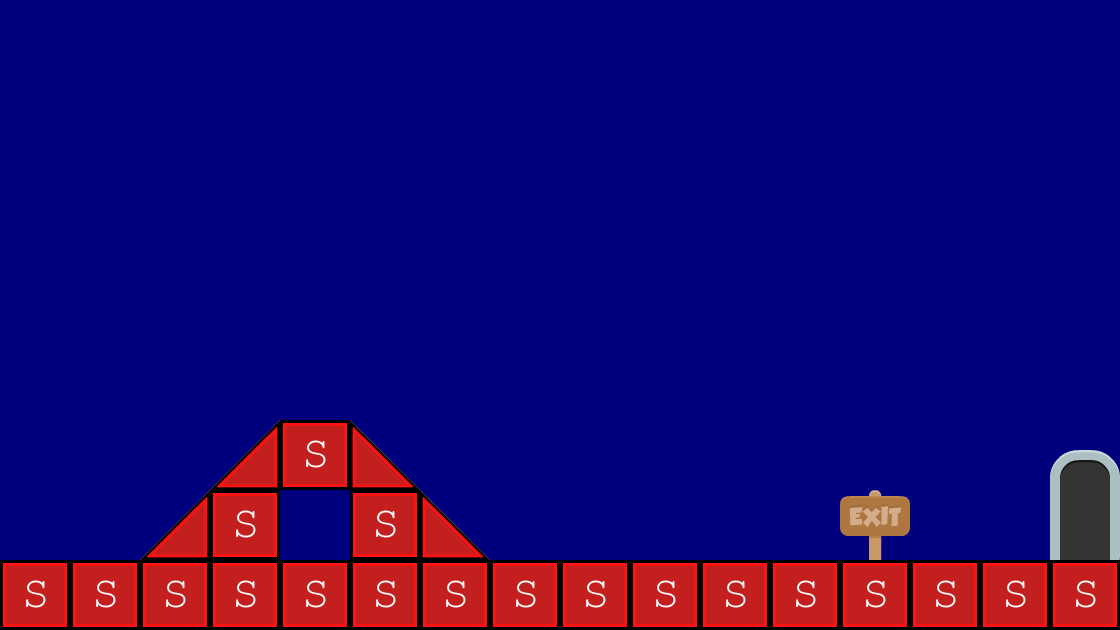

A 2D game scene composited from a Tiled map and its tileset images. What follows is a short description and the map's XML, with each tile layer's data collapsed to a summary:
An orthogonal 16x9 tile map with 70x70 px tiles, 2 tile layers (background, collision), 2 tilesets.

<map version="1.0" orientation="orthogonal" renderorder="right-down" width="16" height="9" tilewidth="70" tileheight="70" backgroundcolor="#00007f">
 <tileset firstgid="1" name="background-tiles" tilewidth="70" tileheight="70">
  <image source="../img/background-tiles.png" width="910" height="910" />
 </tileset>
 <tileset firstgid="170" name="meta-tiles" tilewidth="70" tileheight="70">
  <image source="../img/meta-tiles.png" width="350" height="70" />
  <tile id="1">
   <properties>
    <property name="type" value="lslope" />
   </properties>
  </tile>
  <tile id="3">
   <properties>
    <property name="type" value="rslope" />
   </properties>
  </tile>
  <tile id="4">
   <properties>
    <property name="type" value="solid" />
   </properties>
  </tile>
 </tileset>
 <layer name="background" width="16" height="9">
  <data>[144 cells, 23 non-empty, 4 distinct tile ids]</data>
 </layer>
 <layer name="collision" width="16" height="9">
  <data>[144 cells, 26 non-empty, 6 distinct tile ids]</data>
 </layer>
</map>
